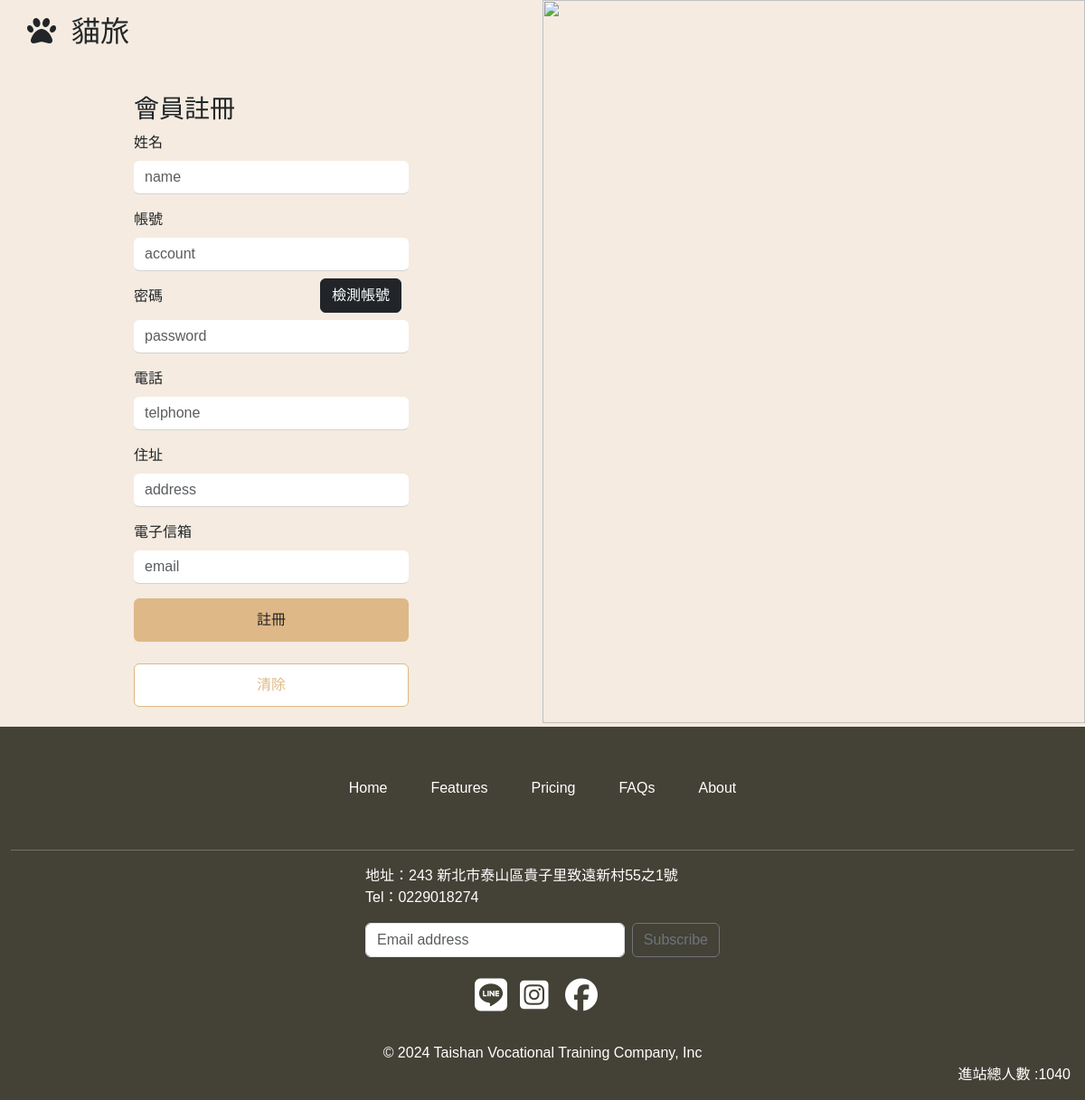
The app's page /front/reg.php with its own data.
### tables this page shows
CREATE TABLE `bottom` (
  `id` int(10) NOT NULL,
  `bottom` text DEFAULT NULL
);

CREATE TABLE `total` (
  `id` int(10) NOT NULL,
  `total` int(10) NOT NULL DEFAULT 0
);

### api/db.php (called while the page is built, shortened)
<?php
class DB
{
    protected $dsn = "mysql:host=localhost;charset=utf8;dbname=dbhw";
    protected $pdo;
    protected $table;
    public function __construct($table)
    {
        $this->table = $table;
        $this->pdo = new PDO($this->dsn, 'root', '');
    }
    function find($id)
    {
        $sql = "select * from `$this->table` ";
        if (is_array($id)) {
            $tmp = $this->a2s($id);
            $sql .= " where " . join(" && ", $tmp);
        } else if (is_numeric($id)) {
            $sql .= " where `id`='$id'";
        }
        $row = $this->pdo->query($sql)->fetch(PDO::FETCH_ASSOC);
        return $row;
    }
}
$Total = new DB('total');
$Bottom = new DB('bottom');

### front/reg.php (the view, shortened to what this page needs)
<?php
include_once "../api/db.php";
?>
<!DOCTYPE html>
<html lang="en">
<head>
    <link rel="stylesheet" href="../plugin/css/bootstrap.css">
    <link href="../css/css.css" rel="stylesheet" type="text/css">
    <link rel="stylesheet" href="https://cdnjs.cloudflare.com/ajax/libs/font-awesome/6.4.2/css/all.min.css" />
</head>
<body>
    <div class="container-fluid">
        <div class="row d-flex">
            <div class="col-12 col-sm-6 col-lg-6 login-box pb-5 justify-content-center d-flex flex-column align-items-center">
                <h2 class="login-logo">
                    <h2 class="login-logo"><i class="fa-solid fa-paw"></i>
                        <a class="navbar-brand link-offset-2 link-underline link-underline-opacity-10 ms-2" href="../index.php">貓旅</a>
                    </h2>
                </h2>
                <div class="reg p-5">
                    <h3 class="mb-2">會員註冊</h3>
                    <div class="mb-3">
                        <label for="" class="form-label">姓名</label>
                        <input name="name" style="border: none; border-bottom: 1px solid lightgray;" type="text" class="form-control" id="name" placeholder="name">
                    </div>
                    <div class="mb-3">
                        <label for="" class="form-label">帳號</label>
                        <input name="acc" style="border: none; border-bottom: 1px solid lightgray;" type="text" class="form-control" id="acc" placeholder="account">
                        <button class="btn btn-dark m-2" style="float:right" onclick="chkacc()">檢測帳號</button>
                    </div>
                    <div class="mb-3">
                        <label for="" class="form-label">密碼</label>
                        <input name="pw" style="border: none; border-bottom: 1px solid lightgray;" type="password" class="form-control" id="pw" placeholder="password">
                    </div>
                    <div class="mb-3">
                        <label for="" class="form-label">電話</label>
                        <input name="tel" style="border: none; border-bottom: 1px solid lightgray;" type="text" class="form-control" id="tel" placeholder="telphone">
                    </div>
                    <div class="mb-3">
                        <label for="" class="form-label">住址</label>
                        <input name="addr" style="border: none; border-bottom: 1px solid lightgray;" type="text" class="form-control" id="addr" placeholder="address">
                    </div>
                    <div class="mb-3">
                        <label for="" class="form-label">電子信箱</label>
                        <input name="email" style="border: none; border-bottom: 1px solid lightgray;" type="text" class="form-control" id="email" placeholder="email">
                    </div>
                    <button onclick="reg()" class="my-btn-login btn  btn-block mb-4">註冊</button>
                    <button onclick='clean()' class="my-login-reset btn  btn-block mb-4">清除</button>
                </div>
            </div>
            <div class="col-12 col-sm-6 col-lg-6 login-box px-0">
                <img class="login-img" src="https://images.unsplash.com/photo-1683000789824-b7529dcb26a0?q=80&w=1974&auto=format&fit=crop&ixlib=rb-4.0.3&ixid=M3wxMjA3fDB8MHxwaG90by1wYWdlfHx8fGVufDB8fHx8fA%3D%3D" alt="">
            </div>
        </div>
    </div>
    <div class="container-fluid my-footer">
        <div class="row">
            <footer class="col">
                <ul class="mx-auto col-12 col-sm-8 col-lg-6  nav justify-content-center  mb-5 mt-5">
                    <li class="nav-item"><a href="../index.php" class="nav-link px-4 text-white">Home</a></li>
                    <li class="nav-item"><a href="../index.php#item-4-img" class="nav-link px-4 text-white">Features</a></li>
                    <li class="nav-item"><a href="../index.php#item-2-room" class="nav-link px-4 text-white">Pricing</a></li>
                    <li class="nav-item"><a href="../index.php#item-5-news" class="nav-link px-4 text-white">FAQs</a></li>
                    <li class="nav-item"><a href="../index.php#item-3-contact" class="nav-link px-4 text-white">About</a></li>
                </ul>
                <hr>
                <div class="col-12 col-sm-4  mx-auto">
                    <p class=" text-white"><?= $Bottom->find(2)['bottom']; ?><br><?= $Bottom->find(3)['bottom']; ?></p>
                </div>
                <div class="mx-auto col-12 col-sm-4 d-flex flex-column flex-sm-row w-10 gap-2">
                    <input id="newsletter1" type="text" class="form-control" placeholder="Email address">
                    <button class="btn btn-outline-secondary" type="button">Subscribe</button>
                </div>
                <ul class="mx-auto col-12 col-sm-4 nav justify-content-center  pb-3 mt-4">
                    <li><a style="color:white" href="#"><i style="font-size:36px;  width:50px; height:24px;" class="fa-brands fa-line"></i></a></li>
                    <li><a style="color:white" href="#"><i style="font-size:36px;  width:50px; height:24px;" class="fa-brands fa-square-instagram"></i></a></li>
                    <li><a style="color:white" href="#"><i style="font-size:36px;  width:50px; height:24px;" class="fa-brands fa-facebook"></i></a></li>
                </ul>
            </footer>
            <footer class="container bg-dark.bg-gradient p-3">
                <div class="row">
                    <div class="col-12 mx-auto d-flex justify-content-between">
                        <div class="col-12 text-center text-white">&copy; <?= $Bottom->find(1)['bottom']; ?>
                        </div>
                    </div>
                </div>
                <div class="row">
                    <div class="col-12 text-end mx-auto">
                        進站總人數 :<?= $Total->find(1)['total']; ?>
                    </div>
                </div>
            </footer>
        </div>
    </div>
</body>
</html>

### css/css.css (style rules this page uses)
body { padding: 0px !important; margin: 0px !important; box-sizing: border-box !important; font-family: 'Noto Sans TC', sans-serif !important; font-size: 16px !important; background-color: #f5ebe0 !important; position: relative; }
.my-footer { left: 0px; bottom: 0px; position: relative; background: rgb(68, 65, 54); margin-top: 4px; display: block; color: #ffffff !important; }
a { text-decoration: none; }
.login-box { position: relative; height: 100vh; }
.login-img, .book-img { width: 100%; height: 100%; }
.login-logo { position: absolute; height: 10vh; width: 50vh; left: 5%; top: 2%; }
.reg { width: 50vh; height: 80vh; }
.my-btn-login { width: 100%; background-color: burlywood; border: 0; height: 6vh; }
.my-login-reset { width: 100%; height: 6vh; background-color: white !important; color: burlywood !important; border: 1px solid burlywood !important; }

### records on screen
bottom: bottom "地址：243 新北市泰山區貴子里致遠新村55之1號"
bottom: bottom "Tel：0229018274"
bottom: bottom "2024 Taishan Vocational Training Company, Inc"
total: total "1040"
